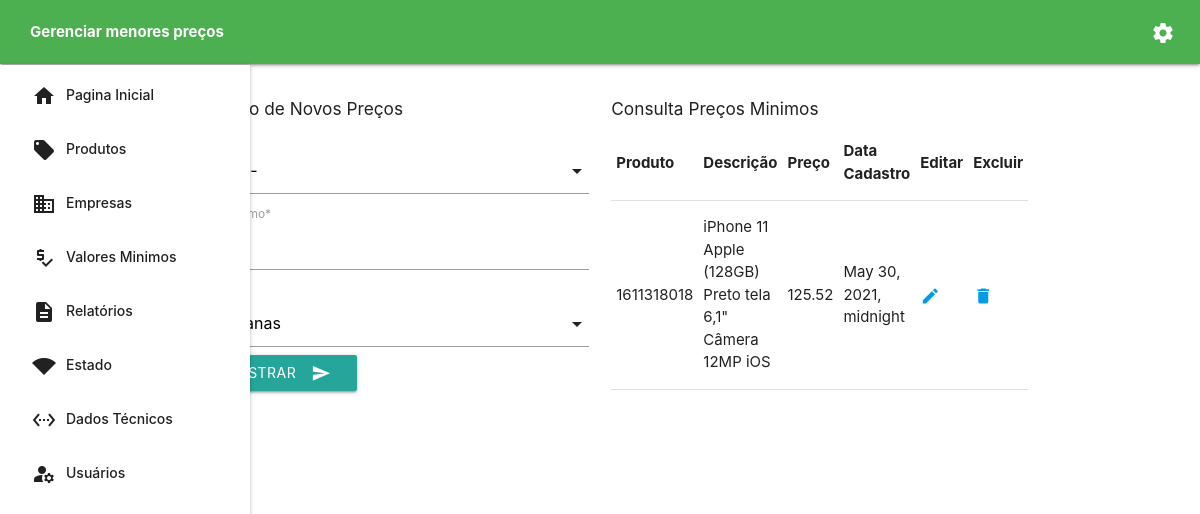
The app's page /dashboard/manage-price, older data.
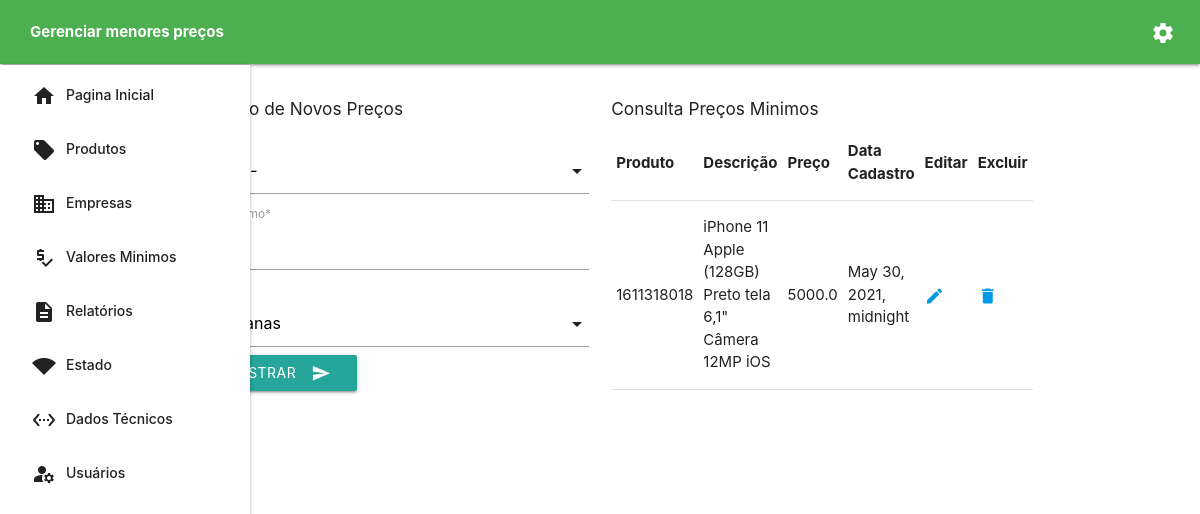
The same page, newer data.
### pages/models.py (models this page shows, shortened)
class ProductMinValue(models.Model):
    min_value = models.FloatField(verbose_name="Valor Minimo")
    product = models.ForeignKey(Product, on_delete=models.CASCADE, verbose_name="Produto")
    company = models.ForeignKey(Company, on_delete=models.PROTECT, default='', verbose_name="Empresa")
    date = models.DateTimeField(default=datetime.date.today)

class Product(models.Model):
    code = models.CharField(max_length=300, verbose_name="Código")
    description = models.CharField(max_length=400, verbose_name="Descrição")
    ean = models.IntegerField(default=None)
    url = models.URLField(default="")
    image_url = models.URLField(default="", verbose_name="Url da imagem")
    date = models.DateTimeField(default=datetime.date.today)
    def __str__(self):
        return f'{self.code} - {self.description}'

### pages/views.py (the view, shortened to what this page needs)
# urls.py: path('dashboard/manage-price', ManageMinPrice.as_view(), name='manage-min-price'),
class ManageMinPrice(CreateView):
    model = ProductMinValue
    fields = ['product', 'min_value', 'company']
    template_name = 'pages/dashboard/manage-min-price.html'
    success_url = reverse_lazy('manage-min-price')
    def get_context_data(self, **kwargs):
        context = super().get_context_data(**kwargs)
        context["prices"] = ProductMinValue.objects.all()
        return context

### pages/models.py (called while the page is built)
    def __str__(self):
        return self.description

### templates/pages/dashboard/manage-min-price.html (shortened to what this page needs)
{% extends 'base/base.html' %}
{% load i18n %}
{% load static %}
{% load materializecss %}
{% load crispy_forms_tags %}
{% block dash-title %}
    <b>{% trans 'Gerenciar menores preços' %}</b>
{% endblock %}
{% block content %}
    <div class="row">
        <div class="col s6">
            <h6>{% trans 'Inclusão de Novos Preços' %}</h6>
            <form action="" method="POST" class="form-group">
                {{ form | crispy }}
                <button class="btn waves-effect" type="submit" name="action">{% trans 'Cadastrar' %}
                    <i class="material-icons right">send</i>
                </button>
            </form>
        </div>
        <div class="col s6">
            <h6>{% trans 'Consulta Preços Minimos' %}</h6>
            <table class="responsive-table">
                <thead>
                <tr>
                    <th>{% trans 'Produto' %}</th>
                    <th>{% trans 'Descrição' %}</th>
                    <th>{% trans 'Preço' %}</th>
                    <th>{% trans 'Data Cadastro' %}</th>
                    <th>{% trans 'Editar' %}</th>
                    <th>{% trans 'Excluir' %}</th>
                </tr>
                </thead>
                {% for price in prices %}
                    <tbody>
                    <tr>
                        <td>{{ price.product.code }}</td>
                        <td>{{ price.product.description }}</td>
                        <td>{{ price.min_value }}</td>
                        <td>{{ price.date }}</td>
                        <td><a href="{% url 'update-price' price.pk %}"><span class="material-icons"
                                                                              style="font-size: 20px !important;">edit</span></a>
                        </td>
                        <td><a href="{% url 'delete-price' price.pk %}"><span class="material-icons"
                                                                              style="font-size: 20px !important;">delete</span></a>
                        </td>
                    </tr>
                    </tbody>
                {% empty %}
                    <tbody>
                    <tr>
                        <td colspan="6">{% trans 'Nenhum preço cadastrado!' %}</td>
                    </tr>
                    </tbody>
                {% endfor %}
            </table>
        </div>
    </div>
{% endblock %}

Row changes from the older to the newer data that the page shows:
changed ProductMinValue "iPhone 11 Apple (128GB) Preto tela 6,1\" Câmera 12MP iOS": min_value "125.52" → "5000.0"
